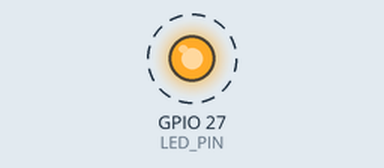
Bench run of a sketch on a simulated ESP32. On the bench: output pins drawn as LEDs (lit = HIGH). Dashed ring = blinking.

Above: at 0.2 s.
Timing chart, 0 to 3.0 s (numbered marks = the images above):
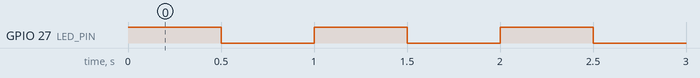

Measured:
- by itself, GPIO 27 (LED_PIN): alternates HIGH for 0.50 s and LOW for 0.50 s

The sketch:

BasicLightBulb.ino
```cpp
const int LED_PIN = 27;


void setup() {
  // put your setup code here, to run once:
  pinMode(LED_PIN, OUTPUT);

}

void loop() {
  // put your main code here, to run repeatedly:
  digitalWrite(LED_PIN, HIGH);
  delay(500);
  digitalWrite(LED_PIN, LOW);
  delay(500);
}
```
